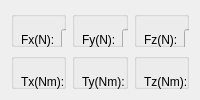
      <widget class="QWidget" name="tab_5">
       <attribute name="icon">
        <iconset resource="res.qrc">
         <normaloff>:/images/传感器.png</normaloff>:/images/传感器.png</iconset>
       </attribute>
       <attribute name="title">
        <string>六维力</string>
       </attribute>
       <layout class="QGridLayout" name="gridLayout_17">
        <item row="0" column="0">
         <layout class="QGridLayout" name="gridLayout_13">
          <item row="0" column="0">
           <layout class="QHBoxLayout" name="horizontalLayout_17">
            <item>
             <widget class="QGroupBox" name="groupBox_4">
              <property name="title">
               <string/>
              </property>
              <widget class="QWidget" name="widget_Fx" native="true">
               <property name="geometry">
                <rect>
                 <x>10</x>
                 <y>40</y>
                 <width>391</width>
                 <height>291</height>
                </rect>
               </property>
              </widget>
              <widget class="QWidget" name="layoutWidget">
               <property name="geometry">
                <rect>
                 <x>10</x>
                 <y>10</y>
                 <width>131</width>
                 <height>38</height>
                </rect>
               </property>
               <layout class="QHBoxLayout" name="horizontalLayout_18">
                <item>
                 <widget class="QLabel" name="label_Fx">
                  <property name="text">
                   <string>Fx(N):</string>
                  </property>
                 </widget>
                </item>
                <item>
                 <widget class="QLineEdit" name="lineEdit_Fx">
                  <property name="enabled">
                   <bool>false</bool>
                  </property>
                 </widget>
                </item>
               </layout>
              </widget>
             </widget>
            </item>
            <item>
             <widget class="QGroupBox" name="groupBox_5">
              <property name="title">
               <string/>
              </property>
              <widget class="QWidget" name="widget_Fy" native="true">
               <property name="geometry">
                <rect>
                 <x>9</x>
                 <y>39</y>
                 <width>391</width>
                 <height>291</height>
                </rect>
               </property>
              </widget>
              <widget class="QWidget" name="layoutWidget_2">
               <property name="geometry">
                <rect>
                 <x>10</x>
                 <y>10</y>
                 <width>131</width>
                 <height>38</height>
                </rect>
               </property>
               <layout class="QHBoxLayout" name="horizontalLayout_19">
                <item>
                 <widget class="QLabel" name="label_Fy">
                  <property name="text">
                   <string>Fy(N):</string>
                  </property>
                 </widget>
                </item>
                <item>
                 <widget class="QLineEdit" name="lineEdit_Fy">
                  <property name="enabled">
                   <bool>false</bool>
                  </property>
                 </widget>
                </item>
               </layout>
              </widget>
             </widget>
            </item>
            <item>
             <widget class="QGroupBox" name="groupBox_6">
              <property name="title">
               <string/>
              </property>
              <widget class="QWidget" name="widget_Fz" native="true">
               <property name="geometry">
                <rect>
                 <x>9</x>
                 <y>39</y>
                 <width>391</width>
                 <height>291</height>
                </rect>
               </property>
              </widget>
              <widget class="QWidget" name="layoutWidget_3">
               <property name="geometry">
                <rect>
                 <x>10</x>
                 <y>10</y>
                 <width>131</width>
                 <height>38</height>
                </rect>
               </property>
               <layout class="QHBoxLayout" name="horizontalLayout_20">
                <item>
                 <widget class="QLabel" name="label_Fz">
                  <property name="text">
                   <string>Fz(N):</string>
                  </property>
                 </widget>
                </item>
                <item>
                 <widget class="QLineEdit" name="lineEdit_Fz">
                  <property name="enabled">
                   <bool>false</bool>
                  </property>
                 </widget>
                </item>
               </layout>
              </widget>
             </widget>
            </item>
           </layout>
          </item>
          <item row="1" column="0">
           <layout class="QHBoxLayout" name="horizontalLayout_21">
            <item>
             <widget class="QGroupBox" name="groupBox_7">
              <property name="title">
               <string/>
              </property>
              <widget class="QWidget" name="widget_Tx" native="true">
               <property name="geometry">
                <rect>
                 <x>10</x>
                 <y>40</y>
                 <width>391</width>
                 <height>291</height>
                </rect>
               </property>
              </widget>
              <widget class="QWidget" name="layoutWidget_5">
               <property name="geometry">
                <rect>
                 <x>10</x>
                 <y>10</y>
                 <width>131</width>
                 <height>38</height>
                </rect>
               </property>
               <layout class="QHBoxLayout" name="horizontalLayout_22">
                <item>
                 <widget class="QLabel" name="label_Tx">
                  <property name="text">
                   <string>Tx(Nm):</string>
                  </property>
                 </widget>
                </item>
                <item>
                 <widget class="QLineEdit" name="lineEdit_Tx">
                  <property name="enabled">
                   <bool>false</bool>
                  </property>
                 </widget>
                </item>
               </layout>
              </widget>
             </widget>
            </item>
            <item>
             <widget class="QGroupBox" name="groupBox_8">
              <property name="title">
               <string/>
              </property>
              <widget class="QWidget" name="widget_Ty" native="true">
               <property name="geometry">
                <rect>
                 <x>9</x>
                 <y>39</y>
                 <width>391</width>
                 <height>291</height>
                </rect>
               </property>
              </widget>
              <widget class="QWidget" name="layoutWidget_6">
               <property name="geometry">
                <rect>
                 <x>10</x>
                 <y>10</y>
                 <width>131</width>
                 <height>38</height>
                </rect>
               </property>
               <layout class="QHBoxLayout" name="horizontalLayout_23">
                <item>
                 <widget class="QLabel" name="label_Ty">
                  <property name="text">
                   <string>Ty(Nm):</string>
                  </property>
                 </widget>
                </item>
                <item>
                 <widget class="QLineEdit" name="lineEdit_Ty">
                  <property name="enabled">
                   <bool>false</bool>
                  </property>
                 </widget>
                </item>
               </layout>
              </widget>
             </widget>
            </item>
            <item>
             <widget class="QGroupBox" name="groupBox_9">
              <property name="title">
               <string/>
              </property>
              <widget class="QWidget" name="widget_Tz" native="true">
               <property name="geometry">
                <rect>
                 <x>9</x>
                 <y>39</y>
                 <width>391</width>
                 <height>291</height>
                </rect>
               </property>
              </widget>
              <widget class="QWidget" name="layoutWidget_7">
               <property name="geometry">
                <rect>
                 <x>10</x>
                 <y>10</y>
                 <width>131</width>
                 <height>38</height>
                </rect>
               </property>
               <layout class="QHBoxLayout" name="horizontalLayout_24">
                <item>
                 <widget class="QLabel" name="label_Tz">
                  <property name="text">
                   <string>Tz(Nm):</string>
                  </property>
                 </widget>
                </item>
                <item>
                 <widget class="QLineEdit" name="lineEdit_Tz">
                  <property name="enabled">
                   <bool>false</bool>
                  </property>
                 </widget>
                </item>
               </layout>
              </widget>
             </widget>
            </item>
           </layout>
          </item>
         </layout>
        </item>
       </layout>
      </widget>
